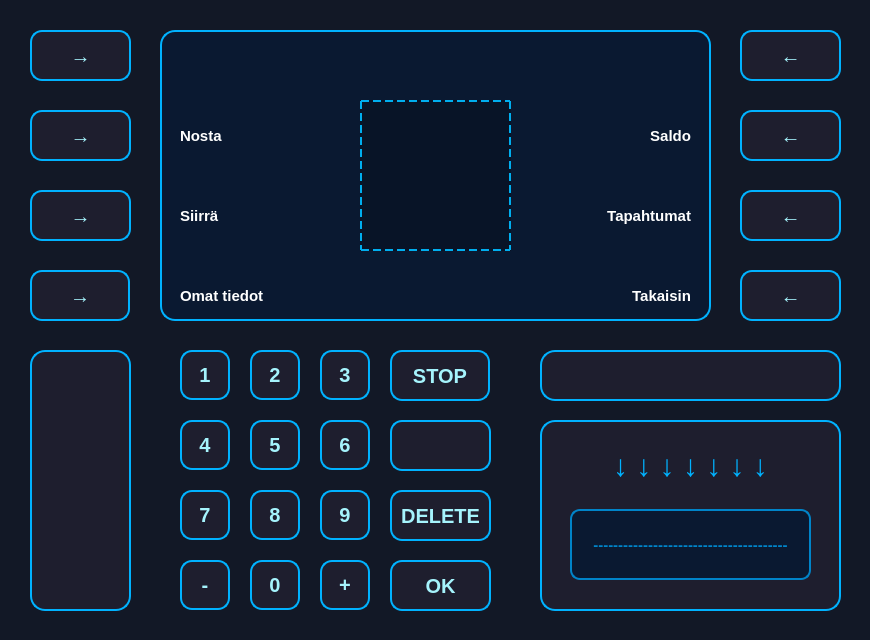
 <widget class="QDialog" name="MainMenu">
  <property name="geometry">
   <rect>
    <x>0</x>
    <y>0</y>
    <width>870</width>
    <height>640</height>
   </rect>
  </property>
  <property name="windowTitle">
   <string>Dialog</string>
  </property>
  <property name="styleSheet">
   <string notr="true">QDialog, QWidget {
    background-color: #121826;
}</string>
  </property>
  <widget class="QLabel" name="labelUsername">
   <property name="geometry">
    <rect>
     <x>170</x>
     <y>40</y>
     <width>531</width>
     <height>51</height>
    </rect>
   </property>
   <property name="styleSheet">
    <string notr="true">font-size: 15px;
color: white;
font-weight: bold;
background-color: transparent;
text-transform: uppercase;</string>
   </property>
   <property name="text">
    <string/>
   </property>
   <property name="alignment">
    <set>Qt::AlignmentFlag::AlignCenter</set>
   </property>
  </widget>
  <widget class="QPushButton" name="btnData">
   <property name="geometry">
    <rect>
     <x>30</x>
     <y>270</y>
     <width>100</width>
     <height>51</height>
    </rect>
   </property>
   <property name="styleSheet">
    <string notr="true">QPushButton {
    background-color: #1E1E2E;
    color: #A5F3FC;
    font-size: 20px;
    font-weight: bold;
    border: 2px solid #00B2FF;
    border-radius: 12px;
    padding: 10px;
    box-shadow: 0px 4px 10px rgba(0, 178, 255, 0.3);
    transition: all 0.2s ease-in-out;
}

QPushButton:hover {
    background-color: #00B2FF;
    color: #1E1E2E;
    border: 2px solid #A5F3FC;
    box-shadow: 0px 4px 15px rgba(165, 243, 252, 0.6);
    transform: scale(1.05);
}

QPushButton:pressed {
    background-color: #0084C9;
    color: #FFFFFF;
    box-shadow: inset 0px 4px 8px rgba(0, 0, 0, 0.5);
    transform: scale(0.95);
}
</string>
   </property>
   <property name="text">
    <string>→</string>
   </property>
  </widget>
  <widget class="QPushButton" name="btnWithdraw">
   <property name="geometry">
    <rect>
     <x>30</x>
     <y>110</y>
     <width>101</width>
     <height>51</height>
    </rect>
   </property>
   <property name="styleSheet">
    <string notr="true">QPushButton {
    background-color: #1E1E2E;
    color: #A5F3FC;
    font-size: 20px;
    font-weight: bold;
    border: 2px solid #00B2FF;
    border-radius: 12px;
    padding: 10px;
    box-shadow: 0px 4px 10px rgba(0, 178, 255, 0.3);
    transition: all 0.2s ease-in-out;
}

QPushButton:hover {
    background-color: #00B2FF;
    color: #1E1E2E;
    border: 2px solid #A5F3FC;
    box-shadow: 0px 4px 15px rgba(165, 243, 252, 0.6);
    transform: scale(1.05);
}

QPushButton:pressed {
    background-color: #0084C9;
    color: #FFFFFF;
    box-shadow: inset 0px 4px 8px rgba(0, 0, 0, 0.5);
    transform: scale(0.95);
}
</string>
   </property>
   <property name="text">
    <string>→</string>
   </property>
  </widget>
  <widget class="QPushButton" name="btnBalance">
   <property name="geometry">
    <rect>
     <x>740</x>
     <y>110</y>
     <width>101</width>
     <height>51</height>
    </rect>
   </property>
   <property name="styleSheet">
    <string notr="true">QPushButton {
    background-color: #1E1E2E;
    color: #A5F3FC;
    font-size: 20px;
    font-weight: bold;
    border: 2px solid #00B2FF;
    border-radius: 12px;
    padding: 10px;
    box-shadow: 0px 4px 10px rgba(0, 178, 255, 0.3);
    transition: all 0.2s ease-in-out;
}

QPushButton:hover {
    background-color: #00B2FF;
    color: #1E1E2E;
    border: 2px solid #A5F3FC;
    box-shadow: 0px 4px 15px rgba(165, 243, 252, 0.6);
    transform: scale(1.05);
}

QPushButton:pressed {
    background-color: #0084C9;
    color: #FFFFFF;
    box-shadow: inset 0px 4px 8px rgba(0, 0, 0, 0.5);
    transform: scale(0.95);
}
</string>
   </property>
   <property name="text">
    <string>←</string>
   </property>
  </widget>
  <widget class="QPushButton" name="btnTransfer">
   <property name="geometry">
    <rect>
     <x>30</x>
     <y>190</y>
     <width>101</width>
     <height>51</height>
    </rect>
   </property>
   <property name="styleSheet">
    <string notr="true">QPushButton {
    background-color: #1E1E2E;
    color: #A5F3FC;
    font-size: 20px;
    font-weight: bold;
    border: 2px solid #00B2FF;
    border-radius: 12px;
    padding: 10px;
    box-shadow: 0px 4px 10px rgba(0, 178, 255, 0.3);
    transition: all 0.2s ease-in-out;
}

QPushButton:hover {
    background-color: #00B2FF;
    color: #1E1E2E;
    border: 2px solid #A5F3FC;
    box-shadow: 0px 4px 15px rgba(165, 243, 252, 0.6);
    transform: scale(1.05);
}

QPushButton:pressed {
    background-color: #0084C9;
    color: #FFFFFF;
    box-shadow: inset 0px 4px 8px rgba(0, 0, 0, 0.5);
    transform: scale(0.95);
}
</string>
   </property>
   <property name="text">
    <string>→</string>
   </property>
  </widget>
  <widget class="QPushButton" name="btnTransaction">
   <property name="geometry">
    <rect>
     <x>740</x>
     <y>190</y>
     <width>101</width>
     <height>51</height>
    </rect>
   </property>
   <property name="styleSheet">
    <string notr="true">QPushButton {
    background-color: #1E1E2E;
    color: #A5F3FC;
    font-size: 20px;
    font-weight: bold;
    border: 2px solid #00B2FF;
    border-radius: 12px;
    padding: 10px;
    box-shadow: 0px 4px 10px rgba(0, 178, 255, 0.3);
    transition: all 0.2s ease-in-out;
}

QPushButton:hover {
    background-color: #00B2FF;
    color: #1E1E2E;
    border: 2px solid #A5F3FC;
    box-shadow: 0px 4px 15px rgba(165, 243, 252, 0.6);
    transform: scale(1.05);
}

QPushButton:pressed {
    background-color: #0084C9;
    color: #FFFFFF;
    box-shadow: inset 0px 4px 8px rgba(0, 0, 0, 0.5);
    transform: scale(0.95);
}
</string>
   </property>
   <property name="text">
    <string>←</string>
   </property>
  </widget>
  <widget class="QPushButton" name="btnLogout">
   <property name="geometry">
    <rect>
     <x>740</x>
     <y>270</y>
     <width>101</width>
     <height>51</height>
    </rect>
   </property>
   <property name="styleSheet">
    <string notr="true">QPushButton {
    background-color: #1E1E2E;
    color: #A5F3FC;
    font-size: 20px;
    font-weight: bold;
    border: 2px solid #00B2FF;
    border-radius: 12px;
    padding: 10px;
    box-shadow: 0px 4px 10px rgba(0, 178, 255, 0.3);
    transition: all 0.2s ease-in-out;
}

QPushButton:hover {
    background-color: #00B2FF;
    color: #1E1E2E;
    border: 2px solid #A5F3FC;
    box-shadow: 0px 4px 15px rgba(165, 243, 252, 0.6);
    transform: scale(1.05);
}

QPushButton:pressed {
    background-color: #0084C9;
    color: #FFFFFF;
    box-shadow: inset 0px 4px 8px rgba(0, 0, 0, 0.5);
    transform: scale(0.95);
}
</string>
   </property>
   <property name="text">
    <string>←</string>
   </property>
  </widget>
  <widget class="QPushButton" name="btnOK">
   <property name="geometry">
    <rect>
     <x>390</x>
     <y>560</y>
     <width>101</width>
     <height>51</height>
    </rect>
   </property>
   <property name="layoutDirection">
    <enum>Qt::LayoutDirection::LeftToRight</enum>
   </property>
   <property name="styleSheet">
    <string notr="true">QPushButton {
    background-color: #1E1E2E;
    color: #A5F3FC;
    font-size: 20px;
    font-weight: bold;
    border: 2px solid #00B2FF;
    border-radius: 12px;
    padding: 10px;
    box-shadow: 0px 4px 10px rgba(0, 178, 255, 0.3);
    transition: all 0.2s ease-in-out;
}

QPushButton:hover {
    background-color: #00B2FF;
    color: #1E1E2E;
    border: 2px solid #A5F3FC;
    box-shadow: 0px 4px 15px rgba(165, 243, 252, 0.6);
    transform: scale(1.05);
}

QPushButton:pressed {
    background-color: #0084C9;
    color: #FFFFFF;
    box-shadow: inset 0px 4px 8px rgba(0, 0, 0, 0.5);
    transform: scale(0.95);
}
</string>
   </property>
   <property name="text">
    <string>OK</string>
   </property>
  </widget>
  <widget class="QPushButton" name="btn_1">
   <property name="geometry">
    <rect>
     <x>180</x>
     <y>350</y>
     <width>50</width>
     <height>50</height>
    </rect>
   </property>
   <property name="font">
    <font>
     <pointsize>-1</pointsize>
     <bold>true</bold>
     <kerning>true</kerning>
    </font>
   </property>
   <property name="styleSheet">
    <string notr="true">QPushButton {
    background-color: #1E1E2E;
    color: #A5F3FC;
    font-size: 20px;
    font-weight: bold;
    border: 2px solid #00B2FF;
    border-radius: 12px;
    padding: 10px;
    box-shadow: 0px 4px 10px rgba(0, 178, 255, 0.3);
    transition: all 0.2s ease-in-out;
}

QPushButton:hover {
    background-color: #00B2FF;
    color: #1E1E2E;
    border: 2px solid #A5F3FC;
    box-shadow: 0px 4px 15px rgba(165, 243, 252, 0.6);
    transform: scale(1.05);
}

QPushButton:pressed {
    background-color: #0084C9;
    color: #FFFFFF;
    box-shadow: inset 0px 4px 8px rgba(0, 0, 0, 0.5);
    transform: scale(0.95);
}
</string>
   </property>
   <property name="text">
    <string>1</string>
   </property>
  </widget>
  <widget class="QPushButton" name="btn_5">
   <property name="geometry">
    <rect>
     <x>250</x>
     <y>420</y>
     <width>50</width>
     <height>50</height>
    </rect>
   </property>
   <property name="font">
    <font>
     <pointsize>-1</pointsize>
     <bold>true</bold>
     <kerning>true</kerning>
    </font>
   </property>
   <property name="styleSheet">
    <string notr="true">QPushButton {
    background-color: #1E1E2E;
    color: #A5F3FC;
    font-size: 20px;
    font-weight: bold;
    border: 2px solid #00B2FF;
    border-radius: 12px;
    padding: 10px;
    box-shadow: 0px 4px 10px rgba(0, 178, 255, 0.3);
    transition: all 0.2s ease-in-out;
}

QPushButton:hover {
    background-color: #00B2FF;
    color: #1E1E2E;
    border: 2px solid #A5F3FC;
    box-shadow: 0px 4px 15px rgba(165, 243, 252, 0.6);
    transform: scale(1.05);
}

QPushButton:pressed {
    background-color: #0084C9;
    color: #FFFFFF;
    box-shadow: inset 0px 4px 8px rgba(0, 0, 0, 0.5);
    transform: scale(0.95);
}
</string>
   </property>
   <property name="text">
    <string>5</string>
   </property>
  </widget>
  <widget class="QPushButton" name="btn_7">
   <property name="geometry">
    <rect>
     <x>180</x>
     <y>490</y>
     <width>50</width>
     <height>50</height>
    </rect>
   </property>
   <property name="font">
    <font>
     <pointsize>-1</pointsize>
     <bold>true</bold>
     <kerning>true</kerning>
    </font>
   </property>
   <property name="styleSheet">
    <string notr="true">QPushButton {
    background-color: #1E1E2E;
    color: #A5F3FC;
    font-size: 20px;
    font-weight: bold;
    border: 2px solid #00B2FF;
    border-radius: 12px;
    padding: 10px;
    box-shadow: 0px 4px 10px rgba(0, 178, 255, 0.3);
    transition: all 0.2s ease-in-out;
}

QPushButton:hover {
    background-color: #00B2FF;
    color: #1E1E2E;
    border: 2px solid #A5F3FC;
    box-shadow: 0px 4px 15px rgba(165, 243, 252, 0.6);
    transform: scale(1.05);
}

QPushButton:pressed {
    background-color: #0084C9;
    color: #FFFFFF;
    box-shadow: inset 0px 4px 8px rgba(0, 0, 0, 0.5);
    transform: scale(0.95);
}
</string>
   </property>
   <property name="text">
    <string>7</string>
   </property>
  </widget>
  <widget class="QPushButton" name="btn_2">
   <property name="geometry">
    <rect>
     <x>250</x>
     <y>350</y>
     <width>50</width>
     <height>50</height>
    </rect>
   </property>
   <property name="font">
    <font>
     <pointsize>-1</pointsize>
     <bold>true</bold>
     <kerning>true</kerning>
    </font>
   </property>
   <property name="styleSheet">
    <string notr="true">QPushButton {
    background-color: #1E1E2E;
    color: #A5F3FC;
    font-size: 20px;
    font-weight: bold;
    border: 2px solid #00B2FF;
    border-radius: 12px;
    padding: 10px;
    box-shadow: 0px 4px 10px rgba(0, 178, 255, 0.3);
    transition: all 0.2s ease-in-out;
}

QPushButton:hover {
    background-color: #00B2FF;
    color: #1E1E2E;
    border: 2px solid #A5F3FC;
    box-shadow: 0px 4px 15px rgba(165, 243, 252, 0.6);
    transform: scale(1.05);
}

QPushButton:pressed {
    background-color: #0084C9;
    color: #FFFFFF;
    box-shadow: inset 0px 4px 8px rgba(0, 0, 0, 0.5);
    transform: scale(0.95);
}
</string>
   </property>
   <property name="text">
    <string>2</string>
   </property>
  </widget>
  <widget class="QLabel" name="cardSlot">
   <property name="geometry">
    <rect>
     <x>540</x>
     <y>420</y>
     <width>301</width>
     <height>191</height>
    </rect>
   </property>
   <property name="styleSheet">
    <string notr="true">QLabel#cardSlot {
    background-color: #1E1E2E;
    border: 2px solid #00B2FF;
    border-radius: 15px;
    min-width: 160px;
    min-height: 60px;
    text-align: center;
    color: #A5F3FC;
    font-size: 16px;
    font-weight: bold;
    box-shadow: inset 0px 5px 10px rgba(0, 0, 0, 0.6);
}
</string>
   </property>
   <property name="text">
    <string/>
   </property>
  </widget>
  <widget class="QPushButton" name="btn_11">
   <property name="geometry">
    <rect>
     <x>180</x>
     <y>560</y>
     <width>50</width>
     <height>50</height>
    </rect>
   </property>
   <property name="font">
    <font>
     <pointsize>-1</pointsize>
     <bold>true</bold>
     <kerning>true</kerning>
    </font>
   </property>
   <property name="styleSheet">
    <string notr="true">QPushButton {
    background-color: #1E1E2E;
    color: #A5F3FC;
    font-size: 20px;
    font-weight: bold;
    border: 2px solid #00B2FF;
    border-radius: 12px;
    padding: 10px;
    box-shadow: 0px 4px 10px rgba(0, 178, 255, 0.3);
    transition: all 0.2s ease-in-out;
}

QPushButton:hover {
    background-color: #00B2FF;
    color: #1E1E2E;
    border: 2px solid #A5F3FC;
    box-shadow: 0px 4px 15px rgba(165, 243, 252, 0.6);
    transform: scale(1.05);
}

QPushButton:pressed {
    background-color: #0084C9;
    color: #FFFFFF;
    box-shadow: inset 0px 4px 8px rgba(0, 0, 0, 0.5);
    transform: scale(0.95);
}
</string>
   </property>
   <property name="text">
    <string>-</string>
   </property>
  </widget>
  <widget class="QLabel" name="cardArrow">
   <property name="geometry">
    <rect>
     <x>570</x>
     <y>430</y>
     <width>241</width>
     <height>71</height>
    </rect>
   </property>
   <property name="styleSheet">
    <string notr="true">QLabel#cardArrow {
    font-size: 30px;
    color: #00B2FF;
    font-weight: bold;
    text-align: center;
    min-width: 30px;
    min-height: 30px;
	background-color: transparent;
}
</string>
   </property>
   <property name="text">
    <string>↓ ↓ ↓ ↓ ↓ ↓ ↓</string>
   </property>
   <property name="alignment">
    <set>Qt::AlignmentFlag::AlignCenter</set>
   </property>
  </widget>
  <widget class="QPushButton" name="btn_10">
   <property name="geometry">
    <rect>
     <x>320</x>
     <y>560</y>
     <width>50</width>
     <height>50</height>
    </rect>
   </property>
   <property name="font">
    <font>
     <pointsize>-1</pointsize>
     <bold>true</bold>
     <kerning>true</kerning>
    </font>
   </property>
   <property name="styleSheet">
    <string notr="true">QPushButton {
    background-color: #1E1E2E;
    color: #A5F3FC;
    font-size: 20px;
    font-weight: bold;
    border: 2px solid #00B2FF;
    border-radius: 12px;
    padding: 10px;
    box-shadow: 0px 4px 10px rgba(0, 178, 255, 0.3);
    transition: all 0.2s ease-in-out;
}

QPushButton:hover {
    background-color: #00B2FF;
    color: #1E1E2E;
    border: 2px solid #A5F3FC;
    box-shadow: 0px 4px 15px rgba(165, 243, 252, 0.6);
    transform: scale(1.05);
}

QPushButton:pressed {
    background-color: #0084C9;
    color: #FFFFFF;
    box-shadow: inset 0px 4px 8px rgba(0, 0, 0, 0.5);
    transform: scale(0.95);
}
</string>
   </property>
   <property name="text">
    <string>+</string>
   </property>
  </widget>
  <widget class="QLabel" name="cardSlot_3">
   <property name="geometry">
    <rect>
     <x>30</x>
     <y>350</y>
     <width>101</width>
     <height>261</height>
    </rect>
   </property>
   <property name="styleSheet">
    <string notr="true">QLabel#cardSlot_3 {
    background-color: #1E1E2E;
    border: 2px solid #00B2FF;
    border-radius: 15px;
    text-align: center;
    color: #A5F3FC;
    font-size: 16px;
    font-weight: bold;
    box-shadow: inset 0px 5px 10px rgba(0, 0, 0, 0.6);
}
</string>
   </property>
   <property name="text">
    <string/>
   </property>
  </widget>
  <widget class="QPushButton" name="buttonOut_100">
   <property name="geometry">
    <rect>
     <x>740</x>
     <y>30</y>
     <width>101</width>
     <height>51</height>
    </rect>
   </property>
   <property name="styleSheet">
    <string notr="true">QPushButton {
    background-color: #1E1E2E;
    color: #A5F3FC;
    font-size: 20px;
    font-weight: bold;
    border: 2px solid #00B2FF;
    border-radius: 12px;
    padding: 10px;
    box-shadow: 0px 4px 10px rgba(0, 178, 255, 0.3);
    transition: all 0.2s ease-in-out;
}

QPushButton:hover {
    background-color: #00B2FF;
    color: #1E1E2E;
    border: 2px solid #A5F3FC;
    box-shadow: 0px 4px 15px rgba(165, 243, 252, 0.6);
    transform: scale(1.05);
}

QPushButton:pressed {
    background-color: #0084C9;
    color: #FFFFFF;
    box-shadow: inset 0px 4px 8px rgba(0, 0, 0, 0.5);
    transform: scale(0.95);
}
</string>
   </property>
   <property name="text">
    <string>←</string>
   </property>
   <property name="icon">
    <iconset>
     <normaloff>:/resources/arrow.jpg</normaloff>:/resources/arrow.jpg</iconset>
   </property>
   <property name="iconSize">
    <size>
     <width>32</width>
     <height>32</height>
    </size>
   </property>
  </widget>
  <widget class="QPushButton" name="buttonOut_20">
   <property name="geometry">
    <rect>
     <x>30</x>
     <y>30</y>
     <width>101</width>
     <height>51</height>
    </rect>
   </property>
   <property name="styleSheet">
    <string notr="true">QPushButton {
    background-color: #1E1E2E;
    color: #A5F3FC;
    font-size: 20px;
    font-weight: bold;
    border: 2px solid #00B2FF;
    border-radius: 12px;
    padding: 10px;
    box-shadow: 0px 4px 10px rgba(0, 178, 255, 0.3);
    transition: all 0.2s ease-in-out;
}

QPushButton:hover {
    background-color: #00B2FF;
    color: #1E1E2E;
    border: 2px solid #A5F3FC;
    box-shadow: 0px 4px 15px rgba(165, 243, 252, 0.6);
    transform: scale(1.05);
}

QPushButton:pressed {
    background-color: #0084C9;
    color: #FFFFFF;
    box-shadow: inset 0px 4px 8px rgba(0, 0, 0, 0.5);
    transform: scale(0.95);
}
</string>
   </property>
   <property name="text">
    <string>→</string>
   </property>
   <property name="icon">
    <iconset>
     <normaloff>:/resources/arrow.jpg</normaloff>:/resources/arrow.jpg</iconset>
   </property>
   <property name="iconSize">
    <size>
     <width>32</width>
     <height>32</height>
    </size>
   </property>
  </widget>
  <widget class="QPushButton" name="btn_14">
   <property name="geometry">
    <rect>
     <x>390</x>
     <y>490</y>
     <width>101</width>
     <height>51</height>
    </rect>
   </property>
   <property name="font">
    <font>
     <pointsize>-1</pointsize>
     <bold>true</bold>
     <kerning>true</kerning>
    </font>
   </property>
   <property name="styleSheet">
    <string notr="true">QPushButton {
    background-color: #1E1E2E;
    color: #A5F3FC;
    font-size: 20px;
    font-weight: bold;
    border: 2px solid #00B2FF;
    border-radius: 12px;
    padding: 10px;
    box-shadow: 0px 4px 10px rgba(0, 178, 255, 0.3);
    transition: all 0.2s ease-in-out;
}

QPushButton:hover {
    background-color: #00B2FF;
    color: #1E1E2E;
    border: 2px solid #A5F3FC;
    box-shadow: 0px 4px 15px rgba(165, 243, 252, 0.6);
    transform: scale(1.05);
}

QPushButton:pressed {
    background-color: #0084C9;
    color: #FFFFFF;
    box-shadow: inset 0px 4px 8px rgba(0, 0, 0, 0.5);
    transform: scale(0.95);
}
</string>
   </property>
   <property name="text">
    <string>DELETE</string>
   </property>
  </widget>
  <widget class="QPushButton" name="btn_9">
   <property name="geometry">
    <rect>
     <x>320</x>
     <y>490</y>
     <width>50</width>
     <height>50</height>
    </rect>
   </property>
   <property name="font">
    <font>
     <pointsize>-1</pointsize>
     <bold>true</bold>
     <kerning>true</kerning>
    </font>
   </property>
   <property name="styleSheet">
    <string notr="true">QPushButton {
    background-color: #1E1E2E;
    color: #A5F3FC;
    font-size: 20px;
    font-weight: bold;
    border: 2px solid #00B2FF;
    border-radius: 12px;
    padding: 10px;
    box-shadow: 0px 4px 10px rgba(0, 178, 255, 0.3);
    transition: all 0.2s ease-in-out;
}

QPushButton:hover {
    background-color: #00B2FF;
    color: #1E1E2E;
    border: 2px solid #A5F3FC;
    box-shadow: 0px 4px 15px rgba(165, 243, 252, 0.6);
    transform: scale(1.05);
}

QPushButton:pressed {
    background-color: #0084C9;
    color: #FFFFFF;
    box-shadow: inset 0px 4px 8px rgba(0, 0, 0, 0.5);
    transform: scale(0.95);
}
</string>
   </property>
   <property name="text">
    <string>9</string>
   </property>
  </widget>
  <widget class="QPushButton" name="btnBack_2">
   <property name="geometry">
    <rect>
     <x>390</x>
     <y>350</y>
     <width>100</width>
     <height>51</height>
    </rect>
   </property>
   <property name="styleSheet">
    <string notr="true">QPushButton {
    background-color: #1E1E2E;
    color: #A5F3FC;
    font-size: 20px;
    font-weight: bold;
    border: 2px solid #00B2FF;
    border-radius: 12px;
    padding: 10px;
    box-shadow: 0px 4px 10px rgba(0, 178, 255, 0.3);
    transition: all 0.2s ease-in-out;
}

QPushButton:hover {
    background-color: #00B2FF;
    color: #1E1E2E;
    border: 2px solid #A5F3FC;
    box-shadow: 0px 4px 15px rgba(165, 243, 252, 0.6);
    transform: scale(1.05);
}

QPushButton:pressed {
    background-color: #0084C9;
    color: #FFFFFF;
    box-shadow: inset 0px 4px 8px rgba(0, 0, 0, 0.5);
    transform: scale(0.95);
}
</string>
   </property>
   <property name="text">
    <string>STOP</string>
   </property>
  </widget>
  <widget class="QPushButton" name="btn_3">
   <property name="geometry">
    <rect>
     <x>320</x>
     <y>350</y>
     <width>50</width>
     <height>50</height>
    </rect>
   </property>
   <property name="font">
    <font>
     <pointsize>-1</pointsize>
     <bold>true</bold>
     <kerning>true</kerning>
    </font>
   </property>
   <property name="styleSheet">
    <string notr="true">QPushButton {
    background-color: #1E1E2E;
    color: #A5F3FC;
    font-size: 20px;
    font-weight: bold;
    border: 2px solid #00B2FF;
    border-radius: 12px;
    padding: 10px;
    box-shadow: 0px 4px 10px rgba(0, 178, 255, 0.3);
    transition: all 0.2s ease-in-out;
}

QPushButton:hover {
    background-color: #00B2FF;
    color: #1E1E2E;
    border: 2px solid #A5F3FC;
    box-shadow: 0px 4px 15px rgba(165, 243, 252, 0.6);
    transform: scale(1.05);
}

QPushButton:pressed {
    background-color: #0084C9;
    color: #FFFFFF;
    box-shadow: inset 0px 4px 8px rgba(0, 0, 0, 0.5);
    transform: scale(0.95);
}
</string>
   </property>
   <property name="text">
    <string>3</string>
   </property>
  </widget>
  <widget class="QLabel" name="cardSlot_2">
   <property name="geometry">
    <rect>
     <x>540</x>
     <y>350</y>
     <width>301</width>
     <height>51</height>
    </rect>
   </property>
   <property name="styleSheet">
    <string notr="true">QLabel#cardSlot_2 {
    background-color: #1E1E2E;
    border: 2px solid #00B2FF;
    border-radius: 15px;
    text-align: center;
    color: #A5F3FC;
    font-size: 16px;
    font-weight: bold;
    box-shadow: inset 0px 5px 10px rgba(0, 0, 0, 0.6);
}
</string>
   </property>
   <property name="text">
    <string/>
   </property>
  </widget>
  <widget class="QPushButton" name="btn_8">
   <property name="geometry">
    <rect>
     <x>250</x>
     <y>490</y>
     <width>50</width>
     <height>50</height>
    </rect>
   </property>
   <property name="font">
    <font>
     <pointsize>-1</pointsize>
     <bold>true</bold>
     <kerning>true</kerning>
    </font>
   </property>
   <property name="styleSheet">
    <string notr="true">QPushButton {
    background-color: #1E1E2E;
    color: #A5F3FC;
    font-size: 20px;
    font-weight: bold;
    border: 2px solid #00B2FF;
    border-radius: 12px;
    padding: 10px;
    box-shadow: 0px 4px 10px rgba(0, 178, 255, 0.3);
    transition: all 0.2s ease-in-out;
}

QPushButton:hover {
    background-color: #00B2FF;
    color: #1E1E2E;
    border: 2px solid #A5F3FC;
    box-shadow: 0px 4px 15px rgba(165, 243, 252, 0.6);
    transform: scale(1.05);
}

QPushButton:pressed {
    background-color: #0084C9;
    color: #FFFFFF;
    box-shadow: inset 0px 4px 8px rgba(0, 0, 0, 0.5);
    transform: scale(0.95);
}
</string>
   </property>
   <property name="text">
    <string>8</string>
   </property>
  </widget>
  <widget class="QPushButton" name="btn_0">
   <property name="geometry">
    <rect>
     <x>250</x>
     <y>560</y>
     <width>50</width>
     <height>50</height>
    </rect>
   </property>
   <property name="font">
    <font>
     <pointsize>-1</pointsize>
     <bold>true</bold>
     <kerning>true</kerning>
    </font>
   </property>
   <property name="styleSheet">
    <string notr="true">QPushButton {
    background-color: #1E1E2E;
    color: #A5F3FC;
    font-size: 20px;
    font-weight: bold;
    border: 2px solid #00B2FF;
    border-radius: 12px;
    padding: 10px;
    box-shadow: 0px 4px 10px rgba(0, 178, 255, 0.3);
    transition: all 0.2s ease-in-out;
}

QPushButton:hover {
    background-color: #00B2FF;
    color: #1E1E2E;
    border: 2px solid #A5F3FC;
    box-shadow: 0px 4px 15px rgba(165, 243, 252, 0.6);
    transform: scale(1.05);
}

QPushButton:pressed {
    background-color: #0084C9;
    color: #FFFFFF;
    box-shadow: inset 0px 4px 8px rgba(0, 0, 0, 0.5);
    transform: scale(0.95);
}
</string>
   </property>
   <property name="text">
    <string>0</string>
   </property>
  </widget>
  <widget class="QPushButton" name="btn_15">
   <property name="geometry">
    <rect>
     <x>390</x>
     <y>420</y>
     <width>101</width>
     <height>51</height>
    </rect>
   </property>
   <property name="font">
    <font>
     <pointsize>-1</pointsize>
     <bold>true</bold>
     <kerning>true</kerning>
    </font>
   </property>
   <property name="styleSheet">
    <string notr="true">QPushButton {
    background-color: #1E1E2E;
    color: #A5F3FC;
    font-size: 20px;
    font-weight: bold;
    border: 2px solid #00B2FF;
    border-radius: 12px;
    padding: 10px;
    box-shadow: 0px 4px 10px rgba(0, 178, 255, 0.3);
    transition: all 0.2s ease-in-out;
}

QPushButton:hover {
    background-color: #00B2FF;
    color: #1E1E2E;
    border: 2px solid #A5F3FC;
    box-shadow: 0px 4px 15px rgba(165, 243, 252, 0.6);
    transform: scale(1.05);
}

QPushButton:pressed {
    background-color: #0084C9;
    color: #FFFFFF;
    box-shadow: inset 0px 4px 8px rgba(0, 0, 0, 0.5);
    transform: scale(0.95);
}
</string>
   </property>
   <property name="text">
    <string/>
   </property>
  </widget>
  <widget class="QListWidget" name="listWidget">
   <property name="geometry">
    <rect>
     <x>160</x>
     <y>30</y>
     <width>551</width>
     <height>291</height>
    </rect>
   </property>
   <property name="styleSheet">
    <string notr="true">QListWidget {
    background-color: #0A1931;
    border: 2px solid #00B2FF;
    border-radius: 15px;
    padding: 10px;
    color: #A5F3FC;
    font-size: 18px;
    font-weight: bold;
}
</string>
   </property>
  </widget>
  <widget class="QLabel" name="txtBack">
   <property name="geometry">
    <rect>
     <x>550</x>
     <y>270</y>
     <width>141</width>
     <height>51</height>
    </rect>
   </property>
   <property name="styleSheet">
    <string notr="true">font-size: 15px;
color: white;
font-weight: bold;
background-color: transparent;
text-transform: uppercase;</string>
   </property>
   <property name="text">
    <string>Takaisin</string>
   </property>
   <property name="alignment">
    <set>Qt::AlignmentFlag::AlignRight|Qt::AlignmentFlag::AlignTrailing|Qt::AlignmentFlag::AlignVCenter</set>
   </property>
  </widget>
  <widget class="QPushButton" name="btn_6">
   <property name="geometry">
    <rect>
     <x>320</x>
     <y>420</y>
     <width>50</width>
     <height>50</height>
    </rect>
   </property>
   <property name="font">
    <font>
     <pointsize>-1</pointsize>
     <bold>true</bold>
     <kerning>true</kerning>
    </font>
   </property>
   <property name="styleSheet">
    <string notr="true">QPushButton {
    background-color: #1E1E2E;
    color: #A5F3FC;
    font-size: 20px;
    font-weight: bold;
    border: 2px solid #00B2FF;
    border-radius: 12px;
    padding: 10px;
    box-shadow: 0px 4px 10px rgba(0, 178, 255, 0.3);
    transition: all 0.2s ease-in-out;
}

QPushButton:hover {
    background-color: #00B2FF;
    color: #1E1E2E;
    border: 2px solid #A5F3FC;
    box-shadow: 0px 4px 15px rgba(165, 243, 252, 0.6);
    transform: scale(1.05);
}

QPushButton:pressed {
    background-color: #0084C9;
    color: #FFFFFF;
    box-shadow: inset 0px 4px 8px rgba(0, 0, 0, 0.5);
    transform: scale(0.95);
}
</string>
   </property>
   <property name="text">
    <string>6</string>
   </property>
  </widget>
  <widget class="QPushButton" name="btn_4">
   <property name="geometry">
    <rect>
     <x>180</x>
     <y>420</y>
     <width>50</width>
     <height>50</height>
    </rect>
   </property>
   <property name="font">
    <font>
     <pointsize>-1</pointsize>
     <bold>true</bold>
     <kerning>true</kerning>
    </font>
   </property>
   <property name="styleSheet">
    <string notr="true">QPushButton {
    background-color: #1E1E2E;
    color: #A5F3FC;
    font-size: 20px;
    font-weight: bold;
    border: 2px solid #00B2FF;
    border-radius: 12px;
    padding: 10px;
    box-shadow: 0px 4px 10px rgba(0, 178, 255, 0.3);
    transition: all 0.2s ease-in-out;
}

QPushButton:hover {
    background-color: #00B2FF;
    color: #1E1E2E;
    border: 2px solid #A5F3FC;
    box-shadow: 0px 4px 15px rgba(165, 243, 252, 0.6);
    transform: scale(1.05);
}

QPushButton:pressed {
    background-color: #0084C9;
    color: #FFFFFF;
    box-shadow: inset 0px 4px 8px rgba(0, 0, 0, 0.5);
    transform: scale(0.95);
}
</string>
   </property>
   <property name="text">
    <string>4</string>
   </property>
  </widget>
  <widget class="QLabel" name="cardSlotBorder">
   <property name="geometry">
    <rect>
     <x>570</x>
     <y>509</y>
     <width>241</width>
     <height>71</height>
    </rect>
   </property>
   <property name="styleSheet">
    <string notr="true">QLabel#cardSlotBorder {
	font-size: 15px;
	color: #0084C9;
	font-weight: bold;
    background-color: #0A1931;
    border: 2px solid #0084C9;
    border-radius: 10px;
    min-width: 140px;
    min-height: 20px;
}

</string>
   </property>
   <property name="text">
    <string>---------------------------------------</string>
   </property>
   <property name="alignment">
    <set>Qt::AlignmentFlag::AlignCenter</set>
   </property>
  </widget>
  <widget class="QLabel" name="txtWithdraw">
   <property name="geometry">
    <rect>
     <x>180</x>
     <y>120</y>
     <width>141</width>
     <height>31</height>
    </rect>
   </property>
   <property name="styleSheet">
    <string notr="true">font-size: 15px;
color: white;
font-weight: bold;
background-color: transparent;
text-transform: uppercase;</string>
   </property>
   <property name="text">
    <string>Nosta</string>
   </property>
  </widget>
  <widget class="QLabel" name="txtTransfer">
   <property name="geometry">
    <rect>
     <x>180</x>
     <y>200</y>
     <width>141</width>
     <height>31</height>
    </rect>
   </property>
   <property name="styleSheet">
    <string notr="true">font-size: 15px;
color: white;
font-weight: bold;
background-color: transparent;
text-transform: uppercase;</string>
   </property>
   <property name="text">
    <string>Siirrä</string>
   </property>
  </widget>
  <widget class="QLabel" name="txtBalance">
   <property name="geometry">
    <rect>
     <x>550</x>
     <y>120</y>
     <width>141</width>
     <height>31</height>
    </rect>
   </property>
   <property name="styleSheet">
    <string notr="true">font-size: 15px;
color: white;
font-weight: bold;
background-color: transparent;
text-transform: uppercase;</string>
   </property>
   <property name="text">
    <string>Saldo</string>
   </property>
   <property name="alignment">
    <set>Qt::AlignmentFlag::AlignRight|Qt::AlignmentFlag::AlignTrailing|Qt::AlignmentFlag::AlignVCenter</set>
   </property>
  </widget>
  <widget class="QLabel" name="txtTransaction">
   <property name="geometry">
    <rect>
     <x>550</x>
     <y>200</y>
     <width>141</width>
     <height>31</height>
    </rect>
   </property>
   <property name="styleSheet">
    <string notr="true">font-size: 15px;
color: white;
font-weight: bold;
background-color: transparent;
text-transform: uppercase;</string>
   </property>
   <property name="text">
    <string>Tapahtumat</string>
   </property>
   <property name="alignment">
    <set>Qt::AlignmentFlag::AlignRight|Qt::AlignmentFlag::AlignTrailing|Qt::AlignmentFlag::AlignVCenter</set>
   </property>
  </widget>
  <widget class="QLabel" name="txtData">
   <property name="geometry">
    <rect>
     <x>180</x>
     <y>280</y>
     <width>141</width>
     <height>31</height>
    </rect>
   </property>
   <property name="styleSheet">
    <string notr="true">font-size: 15px;
color: white;
font-weight: bold;
background-color: transparent;
text-transform: uppercase;</string>
   </property>
   <property name="text">
    <string>Omat tiedot</string>
   </property>
  </widget>
  <widget class="QLabel" name="lblThumbnail">
   <property name="geometry">
    <rect>
     <x>360</x>
     <y>100</y>
     <width>151</width>
     <height>151</height>
    </rect>
   </property>
   <property name="styleSheet">
    <string notr="true">QLabel#lblThumbnail {
    border: 2px dashed #00AEEF;
    background-color: rgba(0, 0, 0, 50);
    color: #00AEEF;
    font: bold 16px Arial;
    qproperty-alignment: AlignCenter;
    background: qradialgradient(
        cx:0.5, cy:0.3, radius: 0.2, 
        stop:0 #00AEEF, stop:1 transparent
    ),
    qradialgradient(
        cx:0.5, cy:0.7, radius: 0.4, 
        stop:0 #00AEEF, stop:1 transparent
    );
}
</string>
   </property>
   <property name="text">
    <string/>
   </property>
  </widget>
  <zorder>listWidget</zorder>
  <zorder>btnData</zorder>
  <zorder>btnWithdraw</zorder>
  <zorder>btnBalance</zorder>
  <zorder>btnTransfer</zorder>
  <zorder>btnTransaction</zorder>
  <zorder>btnLogout</zorder>
  <zorder>btnOK</zorder>
  <zorder>btn_1</zorder>
  <zorder>btn_5</zorder>
  <zorder>btn_7</zorder>
  <zorder>btn_2</zorder>
  <zorder>cardSlot</zorder>
  <zorder>btn_11</zorder>
  <zorder>cardArrow</zorder>
  <zorder>btn_10</zorder>
  <zorder>cardSlot_3</zorder>
  <zorder>buttonOut_100</zorder>
  <zorder>buttonOut_20</zorder>
  <zorder>btn_14</zorder>
  <zorder>btn_9</zorder>
  <zorder>btnBack_2</zorder>
  <zorder>btn_3</zorder>
  <zorder>cardSlot_2</zorder>
  <zorder>btn_8</zorder>
  <zorder>btn_0</zorder>
  <zorder>btn_15</zorder>
  <zorder>txtBack</zorder>
  <zorder>btn_6</zorder>
  <zorder>btn_4</zorder>
  <zorder>cardSlotBorder</zorder>
  <zorder>txtWithdraw</zorder>
  <zorder>txtTransfer</zorder>
  <zorder>txtBalance</zorder>
  <zorder>txtTransaction</zorder>
  <zorder>txtData</zorder>
  <zorder>labelUsername</zorder>
  <zorder>lblThumbnail</zorder>
 </widget>
